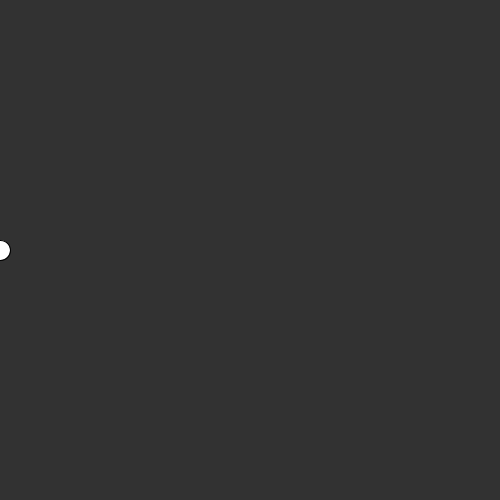
Frame 1 (no input)
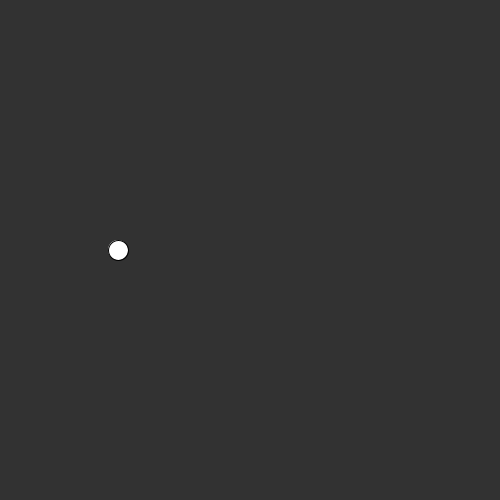
Frame 60 (the mouse pressed at the canvas centre just before this capture)
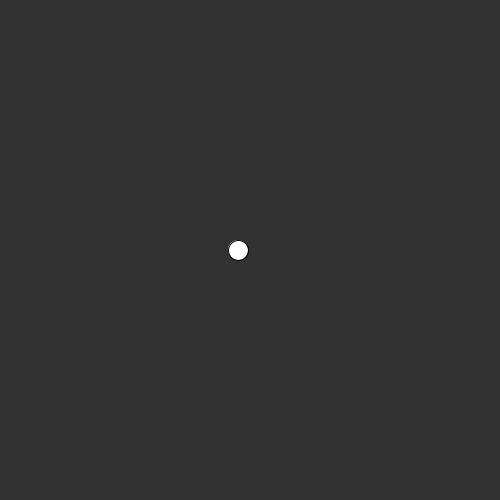
Frame 120 (the mouse held since frame 60 and released just before this capture)

The Processing sketch that drew these frames (run headless with seeded random() and noise(); from frame 60 on, the mouse is pressed at the canvas centre):

// Processing sketch: BouncingBall
// ── BouncingBall.pde
//Ekranın iki tarafında git gel yapan bouncing ball uygulaması
float circleX;
float xSpeed = 2;
void setup() {
    size(500,500);
    circleX = 0;
}
void draw()
{
    background(50);
    fill(255);
    ellipse(circleX,height / 2,20,20);
    circleX = circleX + xSpeed;
    
    if (circleX > width || circleX < 0)
        {
        xSpeed *= -1;
    }
    
}
